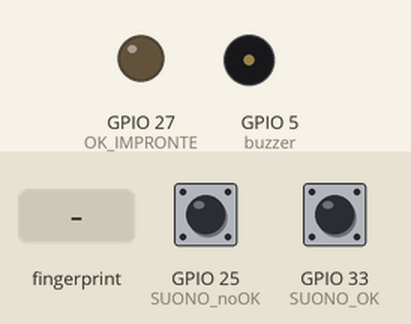
This sketch was run on a simulated ESP32. Parts: output pins drawn as LEDs (lit = HIGH), buzzer (waves = sounding). The inputs (shaded band) are chosen by the test bench; at power-on: GPIO 33 (SUONO_OK) LOW, GPIO 25 (SUONO_noOK) LOW. What the sketch prints to the serial monitor is not drawn.

Above: at 2.3 s.
2.4 s: GPIO 33 (SUONO_OK) pulled HIGH for 0.15 s
At 3.6 s:
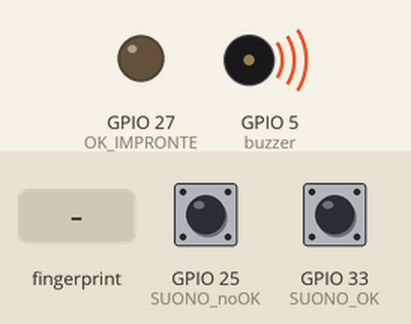
5.3 s: finger stored as number 1 placed on the sensor
At 5.82 s:
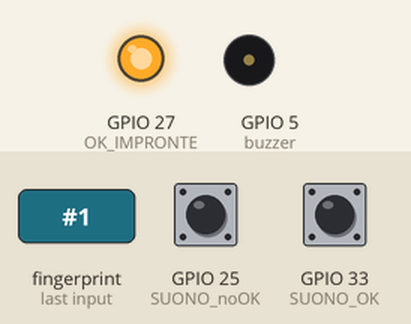
7.5 s: GPIO 25 (SUONO_noOK) pulled HIGH for 3.2 s
At 8.5 s:
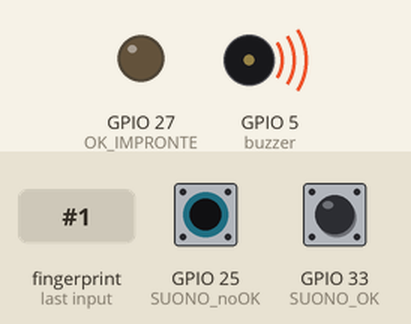
12.3 s: GPIO 33 (SUONO_OK) pulled HIGH for 1 s
At 14.6 s:
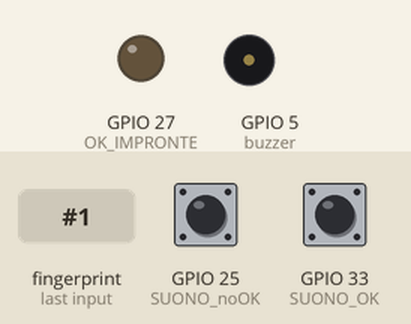
Timing chart, 0 to 16.1 s (numbered marks = the images above; inputs shaded):
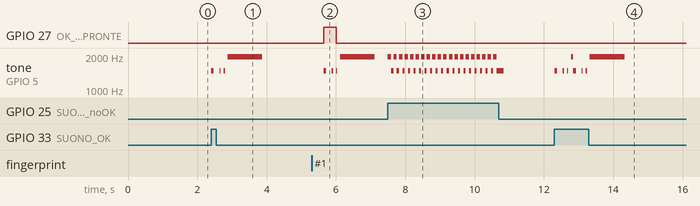

Measured:
- after the input at 2.4 s, tone on GPIO 5 (buzzer): plays 1480 Hz for 0.08 s, 1480 Hz for 0.04 s, 1480 Hz for 0.04 s, 1976 Hz for 1.0 s, starting at once
- after the input at 5.3 s, GPIO 27 (OK_IMPRONTE): LOW → HIGH after 0.34 s, → LOW 0.36 s later; tone on GPIO 5 (buzzer): plays 1480 Hz for 0.08 s, 1480 Hz for 0.04 s, 1480 Hz for 0.04 s, 1976 Hz for 1.0 s, starting after 0.34 s
- after the input at 7.5 s, tone on GPIO 5 (buzzer): plays 1976 Hz for 0.10 s, 1480 Hz for 0.06 s, 1976 Hz for 0.10 s, 1480 Hz for 0.06 s, 1976 Hz for 0.10 s, 1480 Hz for 0.06 s … (40 notes in this stretch), starting at once
- after the input at 12.3 s, tone on GPIO 5 (buzzer): plays 1480 Hz for 0.08 s, 1480 Hz for 0.04 s, 1480 Hz for 0.04 s, 1976 Hz for 0.06 s, 1480 Hz for 0.08 s, 1480 Hz for 0.04 s … (8 notes in this stretch), starting at once

The sketch:

impronte_definitivo.ino
```cpp
#include <Adafruit_Fingerprint.h> // libreria per l'utilizzo delle impronte digitali
#include <HardwareSerial.h> // libreria per l'utilizzo delle orte seriali hardware

#define buzzer 5 // definisco il pin per il mio buzzer
#define SUONO_OK 33 // definisco il pin per cui se rilevo un 1 dall'esp32 allora parte una musichetta felice
#define OK_IMPRONTE 27 // definisco il pin per cui se rilevo un'impronta giusta lo riporto all'esp32
#define SUONO_noOK 25 // definisco il pin per cui se rilevo un 1 dall'esp32 allora parte un suono triste

Adafruit_Fingerprint finger = Adafruit_Fingerprint(&Serial2); // creo l'oggetto sesnsore di impronte digitali che punta alla seriale 1

unsigned long t = 0; // temporizzatore multitasking
void setup() {
Serial.begin(9600); // inizializzo i seriali
while (!Serial)
;
delay(100);
Serial.println("\n\nAdafruit Fingerprint sensor enrollment");
finger.begin(57600);

pinMode(25, INPUT); // definisco input e output
pinMode(33, INPUT);
pinMode(27, OUTPUT);
millis();
}

bool impronta_ok;

void loop() {
if (digitalRead(SUONO_OK)) { // se l'esp32 mi comunica che il codice digitato sulla tastierà è giusto -> motivo felice
tone(buzzer, 1480, 80);
delay(240);
tone(buzzer, 1480, 40);
delay(120);
tone(buzzer, 1480, 40);
delay(120);
tone(buzzer, 1976, 1000);
}
if (digitalRead(SUONO_noOK)) { // se l'esp32 mi comunica che il codice digitato sulla tastierà è sbagliata -> suono triste
tone(buzzer, 1976, 200);
delay(100);
tone(buzzer, 1480, 200);
}
if (millis() - t >= 100) { // ogni 100ms cerco un'impronta sul sensore
t = millis();
impronta_ok = fingerprintMatches(); // "impronta ok" sarà true per una impronta trovata o false se l'immagine è scarsa o non è un'impronta registrata
}
if (impronta_ok) { // se trovo un'impronta -> motivo felice
digitalWrite(OK_IMPRONTE, 1); // comunixo all'esp32 che è stata trovata un'impronta
tone(buzzer, 1480, 80);
delay(240);
tone(buzzer, 1480, 40);
delay(120);
digitalWrite(OK_IMPRONTE, 0);
tone(buzzer, 1480, 40);
delay(120);
tone(buzzer, 1976, 1000);
}
}

bool fingerprintMatches() {
uint8_t result = finger.getImage();
if (result != FINGERPRINT_OK) {
return false;
}
result = finger.image2Tz();
if (result != FINGERPRINT_OK) {
return false;
}
result = finger.fingerSearch();
if (result != FINGERPRINT_OK) {
tone(buzzer, 1976, 200);
delay(100);
tone(buzzer, 1480, 200);
return false;
}
return true;
}
```
